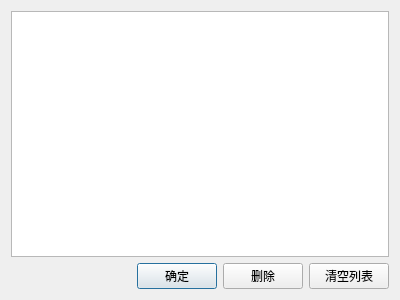
<?xml version="1.0" encoding="UTF-8"?>
<ui version="4.0">
 <class>history_Dialog</class>
 <widget class="QDialog" name="history_Dialog">
  <property name="geometry">
   <rect>
    <x>0</x>
    <y>0</y>
    <width>400</width>
    <height>300</height>
   </rect>
  </property>
  <property name="windowTitle">
   <string>历史记录</string>
  </property>
  <property name="windowIcon">
   <iconset>
    <normalon>:/img/history.png</normalon>
   </iconset>
  </property>
  <layout class="QVBoxLayout" name="verticalLayout">
   <item>
    <widget class="QTableView" name="tableView"/>
   </item>
   <item>
    <layout class="QHBoxLayout" name="horizontalLayout">
     <item>
      <spacer name="horizontalSpacer">
       <property name="orientation">
        <enum>Qt::Horizontal</enum>
       </property>
       <property name="sizeHint" stdset="0">
        <size>
         <width>40</width>
         <height>20</height>
        </size>
       </property>
      </spacer>
     </item>
     <item>
      <widget class="QPushButton" name="pushButton">
       <property name="text">
        <string>确定</string>
       </property>
      </widget>
     </item>
     <item>
      <widget class="QPushButton" name="pushButton_2">
       <property name="text">
        <string>删除</string>
       </property>
      </widget>
     </item>
     <item>
      <widget class="QPushButton" name="pushButton_3">
       <property name="text">
        <string>清空列表</string>
       </property>
      </widget>
     </item>
    </layout>
   </item>
  </layout>
 </widget>
 <resources/>
 <connections/>
</ui>
